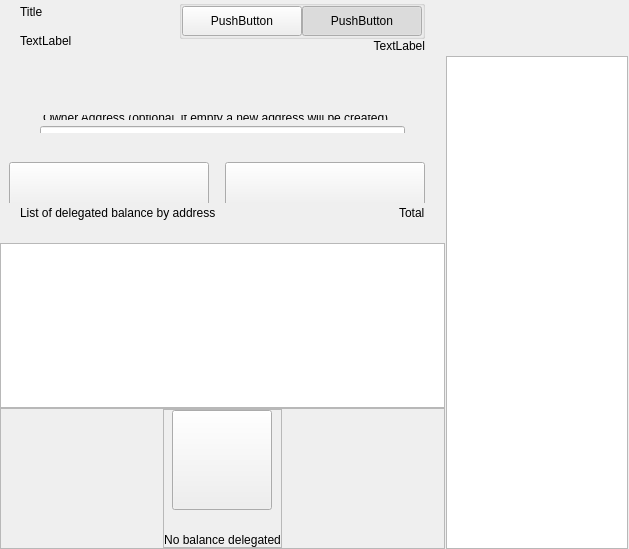
<?xml version="1.0" encoding="UTF-8"?>
<ui version="4.0">
 <class>ColdStakingWidget</class>
 <widget class="QWidget" name="ColdStakingWidget">
  <property name="geometry">
   <rect>
    <x>0</x>
    <y>0</y>
    <width>629</width>
    <height>549</height>
   </rect>
  </property>
  <property name="windowTitle">
   <string>Form</string>
  </property>
  <layout class="QHBoxLayout" name="horizontalLayout_1" stretch="2,1">
   <property name="spacing">
    <number>0</number>
   </property>
   <property name="leftMargin">
    <number>0</number>
   </property>
   <property name="topMargin">
    <number>0</number>
   </property>
   <property name="rightMargin">
    <number>0</number>
   </property>
   <property name="bottomMargin">
    <number>0</number>
   </property>
   <item>
    <widget class="QWidget" name="left" native="true">
     <layout class="QVBoxLayout" name="verticalLayout_3">
      <property name="leftMargin">
       <number>0</number>
      </property>
      <property name="topMargin">
       <number>0</number>
      </property>
      <property name="rightMargin">
       <number>0</number>
      </property>
      <property name="bottomMargin">
       <number>0</number>
      </property>
      <item>
       <layout class="QVBoxLayout" name="verticalLayout_2">
        <property name="spacing">
         <number>0</number>
        </property>
        <item>
         <layout class="QVBoxLayout" name="verticalLayoutTop">
          <property name="spacing">
           <number>0</number>
          </property>
          <property name="leftMargin">
           <number>20</number>
          </property>
          <property name="rightMargin">
           <number>20</number>
          </property>
          <item>
           <widget class="QWidget" name="containerTitle" native="true">
            <property name="sizePolicy">
             <sizepolicy hsizetype="Preferred" vsizetype="Minimum">
              <horstretch>0</horstretch>
              <verstretch>0</verstretch>
             </sizepolicy>
            </property>
            <property name="maximumSize">
             <size>
              <width>16777215</width>
              <height>100</height>
             </size>
            </property>
            <layout class="QHBoxLayout" name="containerTitleLayout">
             <property name="spacing">
              <number>0</number>
             </property>
             <property name="leftMargin">
              <number>0</number>
             </property>
             <property name="topMargin">
              <number>0</number>
             </property>
             <property name="rightMargin">
              <number>0</number>
             </property>
             <property name="bottomMargin">
              <number>0</number>
             </property>
             <item>
              <layout class="QVBoxLayout" name="verticalLayout11">
               <property name="spacing">
                <number>5</number>
               </property>
               <item>
                <widget class="QLabel" name="labelTitle">
                 <property name="text">
                  <string>Title</string>
                 </property>
                </widget>
               </item>
               <item>
                <widget class="QLabel" name="labelSubtitle1">
                 <property name="maximumSize">
                  <size>
                   <width>16777215</width>
                   <height>16777215</height>
                  </size>
                 </property>
                 <property name="text">
                  <string>TextLabel</string>
                 </property>
                </widget>
               </item>
              </layout>
             </item>
             <item>
              <spacer name="horizontalSpacer">
               <property name="orientation">
                <enum>Qt::Horizontal</enum>
               </property>
               <property name="sizeHint" stdset="0">
                <size>
                 <width>40</width>
                 <height>20</height>
                </size>
               </property>
              </spacer>
             </item>
             <item>
              <widget class="QWidget" name="containerViewPrivacyChecks" native="true">
               <layout class="QVBoxLayout" name="containerPrivacyChecks">
                <property name="spacing">
                 <number>0</number>
                </property>
                <property name="leftMargin">
                 <number>0</number>
                </property>
                <property name="topMargin">
                 <number>0</number>
                </property>
                <property name="rightMargin">
                 <number>0</number>
                </property>
                <property name="bottomMargin">
                 <number>0</number>
                </property>
                <item alignment="Qt::AlignHCenter|Qt::AlignVCenter">
                 <widget class="QGroupBox" name="groupBox">
                  <property name="title">
                   <string/>
                  </property>
                  <layout class="QHBoxLayout" name="horizontalLayout_2_1">
                   <property name="spacing">
                    <number>0</number>
                   </property>
                   <property name="leftMargin">
                    <number>0</number>
                   </property>
                   <property name="topMargin">
                    <number>0</number>
                   </property>
                   <property name="rightMargin">
                    <number>0</number>
                   </property>
                   <property name="bottomMargin">
                    <number>0</number>
                   </property>
                   <item>
                    <widget class="QPushButton" name="pushLeft">
                     <property name="minimumSize">
                      <size>
                       <width>120</width>
                       <height>30</height>
                      </size>
                     </property>
                     <property name="maximumSize">
                      <size>
                       <width>120</width>
                       <height>30</height>
                      </size>
                     </property>
                     <property name="text">
                      <string>PushButton</string>
                     </property>
                     <property name="checkable">
                      <bool>true</bool>
                     </property>
                     <property name="autoExclusive">
                      <bool>true</bool>
                     </property>
                    </widget>
                   </item>
                   <item>
                    <widget class="QPushButton" name="pushRight">
                     <property name="minimumSize">
                      <size>
                       <width>120</width>
                       <height>30</height>
                      </size>
                     </property>
                     <property name="maximumSize">
                      <size>
                       <width>120</width>
                       <height>30</height>
                      </size>
                     </property>
                     <property name="text">
                      <string>PushButton</string>
                     </property>
                     <property name="checkable">
                      <bool>true</bool>
                     </property>
                     <property name="checked">
                      <bool>true</bool>
                     </property>
                     <property name="autoExclusive">
                      <bool>true</bool>
                     </property>
                    </widget>
                   </item>
                  </layout>
                 </widget>
                </item>
                <item alignment="Qt::AlignTop">
                 <widget class="QLabel" name="labelSubtitle2">
                  <property name="text">
                   <string>TextLabel</string>
                  </property>
                  <property name="alignment">
                   <set>Qt::AlignRight|Qt::AlignTrailing|Qt::AlignVCenter</set>
                  </property>
                 </widget>
                </item>
               </layout>
              </widget>
             </item>
            </layout>
           </widget>
          </item>
          <item>
           <spacer name="verticalSpacer_2">
            <property name="orientation">
             <enum>Qt::Vertical</enum>
            </property>
            <property name="sizeType">
             <enum>QSizePolicy::Fixed</enum>
            </property>
            <property name="sizeHint" stdset="0">
             <size>
              <width>20</width>
              <height>30</height>
             </size>
            </property>
           </spacer>
          </item>
          <item>
           <widget class="QWidget" name="containerSend" native="true">
            <property name="minimumSize">
             <size>
              <width>0</width>
              <height>50</height>
             </size>
            </property>
            <layout class="QVBoxLayout" name="containerSendRow">
             <property name="spacing">
              <number>6</number>
             </property>
             <property name="leftMargin">
              <number>0</number>
             </property>
             <property name="topMargin">
              <number>0</number>
             </property>
             <property name="rightMargin">
              <number>0</number>
             </property>
             <property name="bottomMargin">
              <number>0</number>
             </property>
             <item>
              <widget class="QLabel" name="labelEditTitle">
               <property name="maximumSize">
                <size>
                 <width>16777215</width>
                 <height>30</height>
                </size>
               </property>
               <property name="styleSheet">
                <string notr="true">padding-left:20px; padding-bottom:3px;</string>
               </property>
               <property name="text">
                <string/>
               </property>
              </widget>
             </item>
             <item>
              <spacer name="verticalSpacer_6">
               <property name="orientation">
                <enum>Qt::Vertical</enum>
               </property>
               <property name="sizeType">
                <enum>QSizePolicy::Fixed</enum>
               </property>
               <property name="sizeHint" stdset="0">
                <size>
                 <width>20</width>
                 <height>9</height>
                </size>
               </property>
              </spacer>
             </item>
             <item>
              <widget class="QWidget" name="containerOwner" native="true">
               <layout class="QVBoxLayout" name="vContainerOwner">
                <property name="spacing">
                 <number>4</number>
                </property>
                <property name="leftMargin">
                 <number>20</number>
                </property>
                <property name="topMargin">
                 <number>0</number>
                </property>
                <property name="rightMargin">
                 <number>20</number>
                </property>
                <property name="bottomMargin">
                 <number>0</number>
                </property>
                <item>
                 <widget class="QLabel" name="labelSubtitleDescription">
                  <property name="maximumSize">
                   <size>
                    <width>16777215</width>
                    <height>20</height>
                   </size>
                  </property>
                  <property name="styleSheet">
                   <string notr="true">margin-bottom:2px;
                   margin-left:0.05px;
                   padding:0px;</string>
                  </property>
                  <property name="text">
                   <string>Owner Address (optional, if empty a new address will be created)</string>
                  </property>
                 </widget>
                </item>
                <item>
                 <widget class="QLineEdit" name="lineEditOwnerAddress">
                  <property name="minimumSize">
                   <size>
                    <width>0</width>
                    <height>50</height>
                   </size>
                  </property>
                  <property name="maximumSize">
                   <size>
                    <width>16777215</width>
                    <height>50</height>
                   </size>
                  </property>
                  <property name="styleSheet">
                   <string notr="true"/>
                  </property>
                 </widget>
                </item>
               </layout>
              </widget>
             </item>
            </layout>
           </widget>
          </item>
         </layout>
        </item>
        <item>
         <spacer name="verticalSpacer_3">
          <property name="orientation">
           <enum>Qt::Vertical</enum>
          </property>
          <property name="sizeType">
           <enum>QSizePolicy::Minimum</enum>
          </property>
          <property name="sizeHint" stdset="0">
           <size>
            <width>20</width>
            <height>20</height>
           </size>
          </property>
         </spacer>
        </item>
        <item>
         <widget class="QWidget" name="containerBtn" native="true">
          <property name="minimumSize">
           <size>
            <width>0</width>
            <height>50</height>
           </size>
          </property>
          <layout class="QHBoxLayout" name="horizontalLayout">
           <property name="rightMargin">
            <number>20</number>
           </property>
           <item>
            <spacer name="horizontalSpacer_2">
             <property name="orientation">
              <enum>Qt::Horizontal</enum>
             </property>
             <property name="sizeHint" stdset="0">
              <size>
               <width>200</width>
               <height>20</height>
              </size>
             </property>
            </spacer>
           </item>
           <item>
            <layout class="QHBoxLayout" name="horizontalLayout_7">
             <item>
              <spacer name="horizontalSpacer_3">
               <property name="orientation">
                <enum>Qt::Horizontal</enum>
               </property>
               <property name="sizeType">
                <enum>QSizePolicy::Expanding</enum>
               </property>
               <property name="sizeHint" stdset="0">
                <size>
                 <width>40</width>
                 <height>20</height>
                </size>
               </property>
              </spacer>
             </item>
             <item>
              <widget class="QPushButton" name="pushButtonClear">
               <property name="minimumSize">
                <size>
                 <width>200</width>
                 <height>50</height>
                </size>
               </property>
               <property name="text">
                <string/>
               </property>
              </widget>
             </item>
             <item>
              <spacer name="horizontalSpacer_4">
               <property name="orientation">
                <enum>Qt::Horizontal</enum>
               </property>
               <property name="sizeType">
                <enum>QSizePolicy::Fixed</enum>
               </property>
               <property name="sizeHint" stdset="0">
                <size>
                 <width>10</width>
                 <height>20</height>
                </size>
               </property>
              </spacer>
             </item>
             <item>
              <widget class="QPushButton" name="pushButtonSend">
               <property name="minimumSize">
                <size>
                 <width>200</width>
                 <height>50</height>
                </size>
               </property>
               <property name="maximumSize">
                <size>
                 <width>200</width>
                 <height>50</height>
                </size>
               </property>
               <property name="text">
                <string/>
               </property>
              </widget>
             </item>
            </layout>
           </item>
          </layout>
         </widget>
        </item>
        <item>
         <widget class="QWidget" name="containerHistoryLabel" native="true">
          <layout class="QHBoxLayout" name="horizontalLayout_4">
           <property name="spacing">
            <number>0</number>
           </property>
           <property name="leftMargin">
            <number>20</number>
           </property>
           <property name="topMargin">
            <number>0</number>
           </property>
           <property name="rightMargin">
            <number>20</number>
           </property>
           <property name="bottomMargin">
            <number>0</number>
           </property>
           <item>
            <widget class="QLabel" name="labelListHistory">
             <property name="text">
              <string>List of delegated balance by address</string>
             </property>
            </widget>
           </item>
           <item>
            <spacer name="horizontalSpacer_5">
             <property name="orientation">
              <enum>Qt::Horizontal</enum>
             </property>
             <property name="sizeHint" stdset="0">
              <size>
               <width>40</width>
               <height>20</height>
              </size>
             </property>
            </spacer>
           </item>
           <item>
            <widget class="QLabel" name="labelStakingTotal">
             <property name="text">
              <string>Total</string>
             </property>
            </widget>
           </item>
          </layout>
         </widget>
        </item>
        <item>
         <layout class="QVBoxLayout" name="verticalLayout_6">
          <property name="spacing">
           <number>0</number>
          </property>
          <item>
           <spacer name="verticalSpacer_4">
            <property name="orientation">
             <enum>Qt::Vertical</enum>
            </property>
            <property name="sizeType">
             <enum>QSizePolicy::Fixed</enum>
            </property>
            <property name="sizeHint" stdset="0">
             <size>
              <width>20</width>
              <height>20</height>
             </size>
            </property>
           </spacer>
          </item>
          <item>
           <widget class="QListView" name="listView">
            <property name="enabled">
             <bool>true</bool>
            </property>
            <property name="mouseTracking">
             <bool>true</bool>
            </property>
           </widget>
          </item>
          <item>
           <widget class="QFrame" name="emptyContainer">
            <property name="minimumSize">
             <size>
              <width>0</width>
              <height>100</height>
             </size>
            </property>
            <property name="frameShape">
             <enum>QFrame::StyledPanel</enum>
            </property>
            <property name="frameShadow">
             <enum>QFrame::Raised</enum>
            </property>
            <layout class="QVBoxLayout" name="verticalLayout_71" stretch="1,8">
             <property name="spacing">
              <number>0</number>
             </property>
             <property name="leftMargin">
              <number>0</number>
             </property>
             <property name="topMargin">
              <number>0</number>
             </property>
             <property name="rightMargin">
              <number>0</number>
             </property>
             <property name="bottomMargin">
              <number>0</number>
             </property>
             <item>
              <spacer name="verticalSpacer">
               <property name="orientation">
                <enum>Qt::Vertical</enum>
               </property>
               <property name="sizeHint" stdset="0">
                <size>
                 <width>20</width>
                 <height>20</height>
                </size>
               </property>
              </spacer>
             </item>
             <item alignment="Qt::AlignHCenter|Qt::AlignVCenter">
              <widget class="QFrame" name="emptyScreen">
               <property name="sizePolicy">
                <sizepolicy hsizetype="Expanding" vsizetype="Expanding">
                 <horstretch>0</horstretch>
                 <verstretch>0</verstretch>
                </sizepolicy>
               </property>
               <property name="frameShape">
                <enum>QFrame::StyledPanel</enum>
               </property>
               <property name="frameShadow">
                <enum>QFrame::Raised</enum>
               </property>
               <layout class="QVBoxLayout" name="verticalLayout">
                <property name="spacing">
                 <number>30</number>
                </property>
                <property name="leftMargin">
                 <number>0</number>
                </property>
                <property name="topMargin">
                 <number>0</number>
                </property>
                <property name="rightMargin">
                 <number>0</number>
                </property>
                <property name="bottomMargin">
                 <number>0</number>
                </property>
                <item alignment="Qt::AlignHCenter|Qt::AlignVCenter">
                 <widget class="QPushButton" name="pushImgEmpty">
                  <property name="minimumSize">
                   <size>
                    <width>100</width>
                    <height>100</height>
                   </size>
                  </property>
                  <property name="maximumSize">
                   <size>
                    <width>100</width>
                    <height>100</height>
                   </size>
                  </property>
                  <property name="text">
                   <string/>
                  </property>
                  <property name="iconSize">
                   <size>
                    <width>100</width>
                    <height>100</height>
                   </size>
                  </property>
                 </widget>
                </item>
                <item alignment="Qt::AlignHCenter|Qt::AlignVCenter">
                 <widget class="QLabel" name="labelEmpty">
                  <property name="styleSheet">
                   <string notr="true"/>
                  </property>
                  <property name="text">
                   <string>No balance delegated</string>
                  </property>
                  <property name="alignment">
                   <set>Qt::AlignCenter</set>
                  </property>
                 </widget>
                </item>
               </layout>
              </widget>
             </item>
            </layout>
           </widget>
          </item>
         </layout>
        </item>
       </layout>
      </item>
     </layout>
    </widget>
   </item>
   <item>
    <widget class="QWidget" name="right" native="true">
     <layout class="QVBoxLayout" name="rightContainer">
      <property name="leftMargin">
       <number>1</number>
      </property>
      <property name="topMargin">
       <number>0</number>
      </property>
      <property name="rightMargin">
       <number>1</number>
      </property>
      <property name="bottomMargin">
       <number>0</number>
      </property>
      <item>
       <widget class="QWidget" name="containerRightButtons" native="true">
        <property name="minimumSize">
         <size>
          <width>0</width>
          <height>50</height>
         </size>
        </property>
        <layout class="QVBoxLayout" name="verticalLayout_4">
         <property name="leftMargin">
          <number>19</number>
         </property>
         <property name="topMargin">
          <number>0</number>
         </property>
         <property name="rightMargin">
          <number>19</number>
         </property>
         <item>
          <widget class="OptionButton" name="btnCoinControl" native="true">
           <property name="minimumSize">
            <size>
             <width>0</width>
             <height>0</height>
            </size>
           </property>
          </widget>
         </item>
         <item>
          <widget class="OptionButton" name="btnColdStaking" native="true"/>
         </item>
         <item>
          <widget class="OptionButton" name="btnMyStakingAddresses" native="true">
           <property name="sizePolicy">
            <sizepolicy hsizetype="Preferred" vsizetype="Minimum">
             <horstretch>0</horstretch>
             <verstretch>0</verstretch>
            </sizepolicy>
           </property>
          </widget>
         </item>
        </layout>
       </widget>
      </item>
      <item>
       <widget class="QListView" name="listViewStakingAddress">
        <property name="enabled">
         <bool>true</bool>
        </property>
        <property name="mouseTracking">
         <bool>true</bool>
        </property>
       </widget>
      </item>
     </layout>
    </widget>
   </item>
  </layout>
 </widget>
 <customwidgets>
  <customwidget>
   <class>OptionButton</class>
   <extends>QWidget</extends>
   <header>qt/pivx/optionbutton.h</header>
   <container>1</container>
  </customwidget>
 </customwidgets>
 <resources/>
 <connections/>
</ui>
